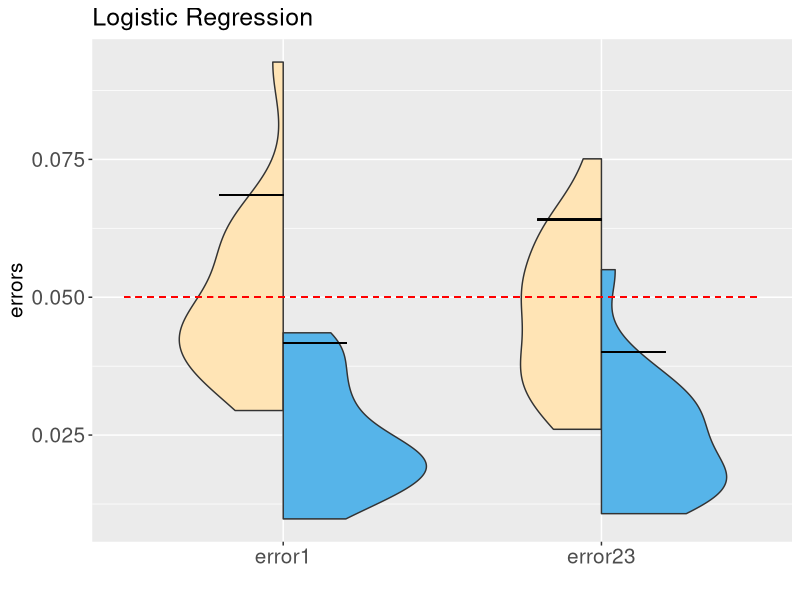
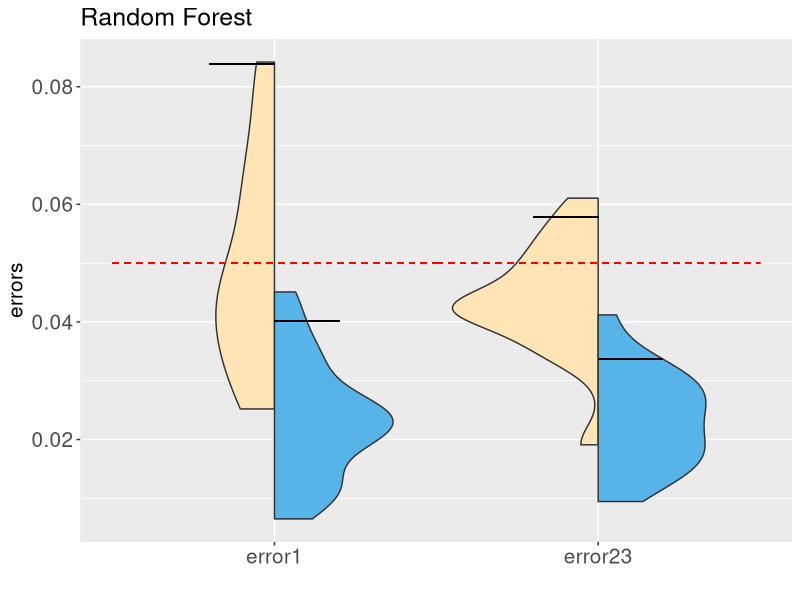
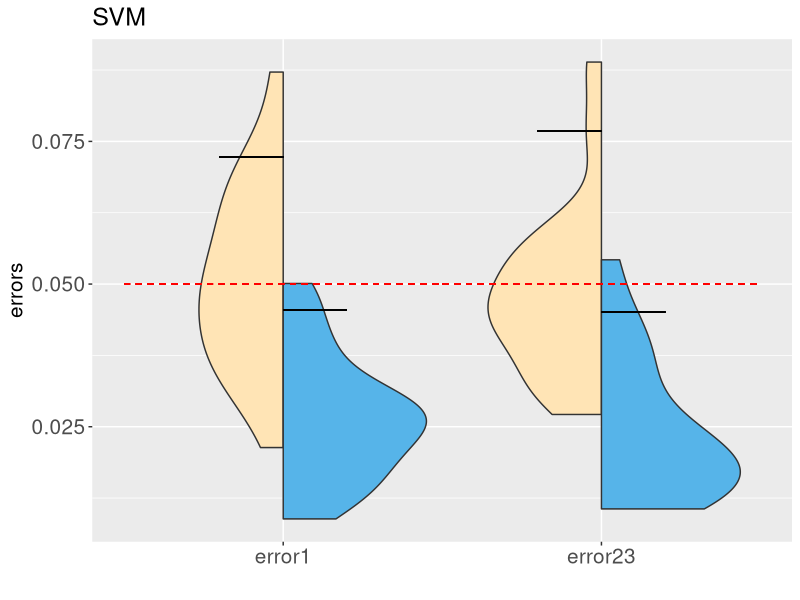
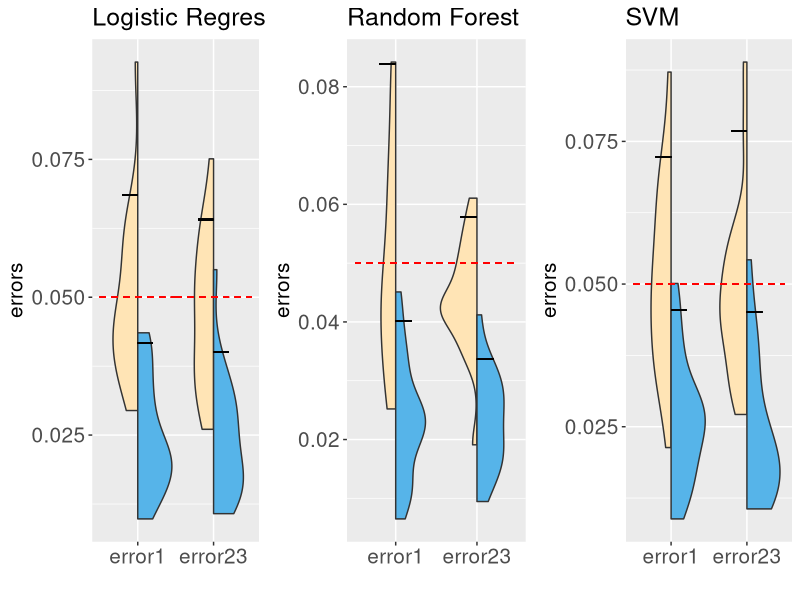

These charts were generated, in order, by the following R code:
####################
#generating SIMPLE EXAMPLE similar to the results in Figure 5
library(nnet)
library(randomForest)
library(e1071)
library(pROC)
library(dplyr) 
library(ggplot2)
library(gridExtra)


##################
#functions for producing half violin plots
GeomSplitViolin <- ggproto("GeomSplitViolin", GeomViolin, 
                           draw_group = function(self, data, ..., draw_quantiles = NULL) {
                             data <- transform(data, xminv = x - violinwidth * (x - xmin), xmaxv = x + violinwidth * (xmax - x))
                             grp <- data[1, "group"]
                             newdata <- plyr::arrange(transform(data, x = if (grp %% 2 == 1) xminv else xmaxv), if (grp %% 2 == 1) y else -y)
                             newdata <- rbind(newdata[1, ], newdata, newdata[nrow(newdata), ], newdata[1, ])
                             newdata[c(1, nrow(newdata) - 1, nrow(newdata)), "x"] <- round(newdata[1, "x"])
                             
                             if (length(draw_quantiles) > 0 & !scales::zero_range(range(data$y))) {
                               stopifnot(all(draw_quantiles >= 0), all(draw_quantiles <=
                                                                         1))
                               quantiles <- ggplot2:::create_quantile_segment_frame(data, draw_quantiles)
                               aesthetics <- data[rep(1, nrow(quantiles)), setdiff(names(data), c("x", "y")), drop = FALSE]
                               aesthetics$alpha <- rep(1, nrow(quantiles))
                               both <- cbind(quantiles, aesthetics)
                               quantile_grob <- GeomPath$draw_panel(both, ...)
                               ggplot2:::ggname("geom_split_violin", grid::grobTree(GeomPolygon$draw_panel(newdata, ...), quantile_grob))
                             }
                             else {
                               ggplot2:::ggname("geom_split_violin", GeomPolygon$draw_panel(newdata, ...))
                             }
                           })

geom_split_violin <- function(mapping = NULL, data = NULL, stat = "ydensity", position = "identity", ..., 
                              draw_quantiles = NULL, trim = TRUE, scale = "area", na.rm = FALSE, 
                              show.legend = NA, inherit.aes = TRUE) {
  layer(data = data, mapping = mapping, stat = stat, geom = GeomSplitViolin, 
        position = position, show.legend = show.legend, inherit.aes = inherit.aes, 
        params = list(trim = trim, scale = scale, draw_quantiles = draw_quantiles, na.rm = na.rm, ...))
}
#######################################

# Classifer with respect to t1 and t2
np_decision <- function(t1,t2, prob){
  n = dim(prob)[1]
  d1 = which(prob[,1] >= t1)
  d2 = which(prob[,2]/prob[,3] >= t2)
  decision = rep(3,n)
  decision[d2] = 2
  decision[d1] = 1
  return(decision)
}

alpha_1 = 0.05
alpha_2 = 0.05
delta_1 = 0.05
delta_2 = 0.05
n1 = 500 # class 1
n2 = 500# class 2
n3 = 500# class 3
n_all = n1 + n2 + n3

pi_1 = n1 /n_all
pi_2 = n2 /n_all
pi_3 = n3 /n_all
n_check = 60000


nc1 = n_check*pi_1

nc2 = n_check*pi_2

nc3 = n_check*pi_3

ns1 = n1*0.5#the size of sample used to train scoring function for class 1
nt1 = n1*0.5 #the size of sample used to choose threshold t1
ns2 = n2*0.45
nt2 = n2*0.5
ne2 = n2*0.05
ns3 = n3*0.45
nt3 = n3*0.5
ne3 = n3*0.05
c = 2
c_n = c/sqrt(nt2)
delta_22 = exp(-2* nt2 * c_n^2)
delta_21 = max(delta_2 - delta_22, 0)


k1_u = qbinom(delta_1, nt1, alpha_1)


error_non = NULL
error_sets = NULL

error_sets_1 = NULL
error_sets_2 = NULL
error_sets_3 = NULL
error_sets_12 = NULL
error_sets_13 = NULL
error_sets_21 = NULL
error_sets_23 = NULL
error_sets_31 = NULL
error_sets_32 = NULL
error_sets_star = NULL
error_sets_e = NULL
error_sets_32_0  = NULL
error_sets_23_0 = NULL
error_sets_star_0 = NULL
error_sets_e_0  = NULL
set.seed(202201)
for(ii in 1:20){
  
  set_1 = data.frame(Y = rep(1,n1), X = rnorm(n1, 0, 1), X2 = rnorm(n1, -3, 1))
  set_2 = data.frame(Y = rep(2,n2), X = rnorm(n2,-1, 1), X2 = rnorm(n2, 1, 1))
  set_3 = data.frame(Y = rep(3,n3), X = rnorm(n3, 1, 1), X2 = rnorm(n3, 0, 1))
  
  
  set_s = rbind(set_1[1:ns1,],set_2[1:ns2,], set_3[1:ns3,] )
  set_t = rbind(set_1[(ns1 + 1) : (ns1 + nt1),],set_2[(ns2 + 1) : (ns2 + nt2),],set_3[(ns3 + 1) : (ns3 + nt3),] )
  
  set_2e = set_2[(ns2 + nt2 + 1) : n2,] 
  set_3e = set_3[(ns3 + nt3 + 1) : n3,] 
  set_e = rbind(set_2e, set_3e)
  
  
  
  set_1c = data.frame(Y = rep(1,nc1), X = rnorm(nc1, 0, 1), X2 = rnorm(nc1, -3, 1))
  set_2c = data.frame(Y = rep(2,nc2), X = rnorm(nc2,-1, 1), X2 = rnorm(nc2, 1, 1))
  set_3c = data.frame(Y = rep(3,nc3), X = rnorm(nc3, 1, 1), X2 = rnorm(nc3, 0, 1))
  set_c = rbind(set_1c,set_2c, set_3c)
  
  
  model_1 <-  multinom(as.factor(Y)~.,data = rbind(set_s,set_2e, set_3e))
  model <-  multinom(as.factor(Y)~.,data = rbind(set_s, set_3[(ns3 + 1) : (ns3 + nt3),]))
  
  
  prob_set = predict(model_1, newdata = set_t, "probs")#
  Y_1 = set_t$Y
  Y_1[which( Y_1 > 1)] = 2
  
  t1_set<- roc(Y_1,  prob_set[,1],levels=c(1, 2), direction=">") %>%
    coords(transpose = FALSE) %>%
    filter(specificity >= 1 -alpha_1)
  t1 = max(t1_set[,1])
  
  index_Y_2 = which( set_t$Y %in% c(2,3))
  prob_2_inter =  prob_set[which( set_t$Y %in% c(2,3)), ]
  prob_2 = prob_2_inter[,2]/ prob_2_inter[,3]
  Y_2 = set_t$Y[which( set_t$Y %in% c(2,3))]
  
  t2_set<- roc(Y_2, prob_2,levels=c(2,3), direction=">") %>%
    coords(transpose = FALSE) %>%
    filter(specificity>= 1- alpha_2)
  t2 = max(t2_set[,1])
  prob_c = predict(model_1, newdata = set_c, "probs") #
  class = np_decision(t1,t2,prob_c)
  error = 1 - sum(class == set_c$Y)/(nc1 + nc2 + nc3)
  i_class = which(set_c$Y == 1)
  error1 = mean(class[i_class]!= 1)
  error12 = mean(class[i_class]== 2)
  error13 = mean(class[i_class]== 3)
  
  i_class = which(set_c$Y == 2)
  error2 = mean(class[i_class]!= 2)
  error21 = mean(class[i_class]== 1)
  error23 = mean(class[i_class]== 3)
  
  
  
  i_class = which(set_c$Y == 3)
  error3 = mean(class[i_class]!= 3)
  
  error31 = mean(class[i_class]== 1)
  error32 = mean(class[i_class]== 2)
  
  error_non = rbind(error_non, c(error, error1,error12,error13,error2,error21,error23, error3,error31,error32))
  
  prob_set = predict(model, newdata = set_t, "probs")
  prob_1 =  prob_set[which( set_t$Y == 1), ]
  prob_2 =  prob_set[which( set_t$Y == 2), ]
  prob_e = predict(model, newdata = set_e, "probs")
  prob_c = predict(model, newdata = set_c, "probs")
  set_T_1 = sort(prob_1[,1])
  k2_l = qbinom(delta_2, nt2, alpha_2)
  t2_l = sort(prob_2[,2]/prob_2[,3])[k2_l]
  error_set = NULL
  error_set_1 = NULL
  error_set_2 = NULL
  error_set_3 = NULL
  error_set_12 = NULL
  error_set_13 = NULL
  error_set_21 = NULL
  error_set_23 = NULL
  error_set_31 = NULL
  error_set_32 = NULL
  error_set_star = NULL
  error_set_e  = NULL
  for (k1 in 1:k1_u){
    t1 = set_T_1[k1]
    set_T_2 = prob_2[which(prob_2[,1] < t1),2]/prob_2[which(prob_2[,1] < t1),3]
    nt22 = length(set_T_2)
    p_hat =nt22 /nt2 
    p_2 = p_hat + c_n
    alpha_21 = alpha_2/p_2
    if(alpha_21 <= 1) {k2 = qbinom(delta_21, nt22, alpha_21)}else{k2 = 0}
    t2 = sort(set_T_2)[k2]
    if(k2 == 0){t2 = t2_l}
    
    
    class = np_decision(t1,t2,prob_e)
    i_class = which(set_e$Y == 2)
    error2e = mean(class[i_class]== 1)
    i_class = which(set_e$Y == 3)
    error3e = mean(class[i_class]!= 3 )
    error_e = pi_2*error2e + pi_3*error3e
    error_set_e = c(error_set_e,error_e)
    
    class = np_decision(t1,t2,prob_c)
    error = 1 - sum(class == set_c$Y)/(nc1 + nc2 + nc3)
    error_set = c(error_set,error)
    i_class = which(set_c$Y == 1)
    error = mean(class[i_class]!= 1)
    error_set_1 = c(error_set_1,error)
    error = mean(class[i_class]== 2)
    error_set_12 = c(error_set_12,error)
    error = mean(class[i_class]== 3)
    error_set_13 = c(error_set_13,error)
    
    i_class = which(set_c$Y == 2)
    error = mean(class[i_class]!= 2)
    error_set_2 = c(error_set_2,error)
    error = mean(class[i_class]== 1)
    error_set_21 = c(error_set_21,error)
    error = mean(class[i_class]== 3)
    error_set_23 = c(error_set_23,error)
    
    
    i_class = which(set_c$Y == 3)
    error = mean(class[i_class]!= 3)
    error_set_3 = c(error_set_3,error)
    error = mean(class[i_class]== 1)
    error_set_31 = c(error_set_31,error)
    error = mean(class[i_class]== 2)
    error_set_32 = c(error_set_32,error)
    
    n_class =c( which(set_c$Y == 1), which(set_c$Y == 2 & class == 3))
    
    error = sum(class[-n_class]!= set_c$Y[-n_class])/(nc1 + nc2 + nc3)
    error_set_star = c(error_set_star,error)
  }
  error_sets = rbind(error_sets,error_set)
  error_sets_1 = rbind(error_sets_1,error_set_1)
  error_sets_12 = rbind(error_sets_12,error_set_12)
  error_sets_13= rbind(error_sets_13,error_set_13)
  error_sets_2 = rbind(error_sets_2,error_set_2)
  error_sets_21 = rbind(error_sets_21,error_set_21)
  error_sets_23 = rbind(error_sets_23,error_set_23)
  error_sets_3 = rbind(error_sets_3,error_set_3)
  error_sets_31 = rbind(error_sets_31,error_set_31)
  error_sets_32 = rbind(error_sets_32,error_set_32)
  error_sets_star = rbind(error_sets_star,error_set_star)
  error_sets_e = rbind(error_sets_e,error_set_e)
  
}



error_1_es = NULL
error_23_es = NULL
error_32_es = NULL
for(i in 1:20){
  min_k = max( which(error_sets_e[i,] == min(error_sets_e[i,])))
  error_1_es = c(error_1_es,error_sets_1[i, min_k ])    
  error_23_es = c(error_23_es,error_sets_23[i, min_k ]) 
  error_32_es = c(error_32_es,error_sets_32[i, min_k ])    
  
}


quant11 =  quantile(error_1_es ,probs = 0.95)
quant21 =  quantile(error_23_es,probs = 0.95)

quant31 =  quantile(error_non[,2],probs = 0.95)
quant41 =  quantile(error_non[,7],probs = 0.95)



plot_error= c(error_1_es,error_23_es,error_non[,2],error_non[,7])
errornames = rep(c("error1","error23"),each = dim(error_non)[1])
errornames = rep(errornames,2)
method = rep(c("H-NP","ROC"),each = length(plot_error)/2)
plot_data = data.frame(errors =  plot_error , type =  errornames,method = method)



color_value = c("moccasin", "#56B4E9")

plot_data$method = factor(plot_data$method, level = c("ROC","H-NP"))


p4_1 <-ggplot(data = plot_data, aes( type , errors, fill = method)) + geom_split_violin(trim = TRUE)   +
  labs(title = "Logistic Regression", x = "")+
  scale_colour_manual(values = color_value) +  scale_fill_manual(values = color_value)  +
  geom_segment(aes(x = 0.5, y = 0.05, xend = 1.5, yend = 0.05),linetype="dashed",col = c("red"))+
  geom_segment(aes(x = 1.5, y = 0.05, xend = 2.5, yend = 0.05),linetype="dashed",col = c("red")) +
  geom_segment(aes(x = 1, y = quant11, xend = 1.2, yend = quant11)) +
  geom_segment(aes(x = 2, y = quant21, xend = 2.2, yend = quant21))+
  geom_segment(aes(x = 1, y = quant31, xend = 0.8, yend = quant31)) +
  geom_segment(aes(x = 2, y = quant41, xend = 1.8, yend = quant41))+
  theme(text = element_text(size = 15),
        axis.title.x = element_text(size = 15),
        axis.text.x = element_text(size = 15),
        axis.text.y = element_text(size = 15),
        axis.title.y = element_text(size = 15)) + theme(legend.position="none")

p4_1
###################################


error_non = NULL
error_sets = NULL

error_sets_1 = NULL
error_sets_2 = NULL
error_sets_3 = NULL
error_sets_12 = NULL
error_sets_13 = NULL
error_sets_21 = NULL
error_sets_23 = NULL
error_sets_31 = NULL
error_sets_32 = NULL
error_sets_star = NULL
error_sets_e = NULL

set.seed(202201)


for(ii in 1:20){
  
  set_1 = data.frame(Y = rep(1,n1), X = rnorm(n1, 0, 1), X2 = rnorm(n1, -3, 1))
  set_2 = data.frame(Y = rep(2,n2), X = rnorm(n2,-1, 1), X2 = rnorm(n2, 1, 1))
  set_3 = data.frame(Y = rep(3,n3), X = rnorm(n3, 1, 1), X2 = rnorm(n3, 0, 1))
  
  
  set_s = rbind(set_1[1:ns1,],set_2[1:ns2,], set_3[1:ns3,] )
  set_t = rbind(set_1[(ns1 + 1) : (ns1 + nt1),],set_2[(ns2 + 1) : (ns2 + nt2),],set_3[(ns3 + 1) : (ns3 + nt3),] )
  
  set_2e = set_2[(ns2 + nt2 + 1) : n2,] 
  set_3e = set_3[(ns3 + nt3 + 1) : n3,] 
  set_e = rbind(set_2e, set_3e)
  
  
  
  set_1c = data.frame(Y = rep(1,nc1), X = rnorm(nc1, 0, 1), X2 = rnorm(nc1, -3, 1))
  set_2c = data.frame(Y = rep(2,nc2), X = rnorm(nc2,-1, 1), X2 = rnorm(nc2, 1, 1))
  set_3c = data.frame(Y = rep(3,nc3), X = rnorm(nc3, 1, 1), X2 = rnorm(nc3, 0, 1))
  set_c = rbind(set_1c,set_2c, set_3c)
  
  model_1 <-  randomForest(as.factor(Y)~., data=rbind(set_s,set_2e, set_3e) , proximity=TRUE)
  model <-  randomForest(as.factor(Y)~., data=rbind(set_s, set_3[(ns3 + 1) : (ns3 + nt3),]) , proximity=TRUE)
  
  
  
  
  prob_set = predict(model_1, newdata = set_t, "prob")
  prob_set[which(prob_set == 0,arr.ind = TRUE)] = 1e-10
  Y_1 = set_t$Y
  Y_1[which( Y_1 > 1)] = 2
  
  t1_set<- roc(Y_1,  prob_set[,1],levels=c(1, 2), direction=">") %>%
    coords(transpose = FALSE) %>%
    filter(specificity >= 1 -alpha_1)
  t1 = max(t1_set[,1])
  
  index_Y_2 = which( set_t$Y %in% c(2,3))
  prob_2_inter =  prob_set[which( set_t$Y %in% c(2,3)), ]
  prob_2 = prob_2_inter[,2]/ prob_2_inter[,3]
  Y_2 = set_t$Y[which( set_t$Y %in% c(2,3))]
  
  t2_set<- roc(Y_2, prob_2,levels=c(2,3), direction=">") %>%
    coords(transpose = FALSE) %>%
    filter(specificity>= 1- alpha_2)
  t2 = max(t2_set[,1])
  prob_c = predict(model_1, newdata = set_c, "prob")
  class = np_decision(t1,t2,prob_c)
  error = 1 - sum(class == set_c$Y)/(nc1 + nc2 + nc3)
  i_class = which(set_c$Y == 1)
  error1 = mean(class[i_class]!= 1)
  error12 = mean(class[i_class]== 2)
  error13 = mean(class[i_class]== 3)
  
  i_class = which(set_c$Y == 2)
  error2 = mean(class[i_class]!= 2)
  error21 = mean(class[i_class]== 1)
  error23 = mean(class[i_class]== 3)
  
  
  
  i_class = which(set_c$Y == 3)
  error3 = mean(class[i_class]!= 3)
  
  error31 = mean(class[i_class]== 1)
  error32 = mean(class[i_class]== 2)
  
  error_non = rbind(error_non, c(error, error1,error12,error13,error2,error21,error23, error3,error31,error32))
  
  prob_set = predict(model, newdata = set_t, "prob")
  prob_1 =  prob_set[which( set_t$Y == 1), ]
  prob_2 =  prob_set[which( set_t$Y == 2), ]
  prob_e = predict(model, newdata = set_e, "prob")
  prob_c = predict(model, newdata = set_c, "prob")
  set_T_1 = sort(prob_1[,1])
  k2_l = qbinom(delta_2, nt2, alpha_2)
  t2_l = sort(prob_2[,2]/prob_2[,3])[k2_l]
  error_set = NULL
  error_set_1 = NULL
  error_set_2 = NULL
  error_set_3 = NULL
  error_set_12 = NULL
  error_set_13 = NULL
  error_set_21 = NULL
  error_set_23 = NULL
  error_set_31 = NULL
  error_set_32 = NULL
  error_set_star = NULL
  error_set_e  = NULL
  for (k1 in 1:k1_u){
    t1 = set_T_1[k1]
    set_T_2 = prob_2[which(prob_2[,1] < t1),2]/prob_2[which(prob_2[,1] < t1),3]
    nt22 = length(set_T_2)
    p_hat =nt22 /nt2 
    p_2 = p_hat + c_n
    alpha_21 = alpha_2/p_2
    if(alpha_21 <= 1) {k2 = qbinom(delta_21, nt22, alpha_21)}else{k2 = 0}
    t2 = sort(set_T_2)[k2]
    if(k2 == 0){t2 = t2_l}
    
    
    class = np_decision(t1,t2,prob_e)
    i_class = which(set_e$Y == 2)
    error2e = mean(class[i_class]== 1)
    i_class = which(set_e$Y == 3)
    error3e = mean(class[i_class]!= 3 )
    error_e = pi_2*error2e + pi_3*error3e
    error_set_e = c(error_set_e,error_e)
    
    class = np_decision(t1,t2,prob_c)
    error = 1 - sum(class == set_c$Y)/(nc1 + nc2 + nc3)
    error_set = c(error_set,error)
    i_class = which(set_c$Y == 1)
    error = mean(class[i_class]!= 1)
    error_set_1 = c(error_set_1,error)
    error = mean(class[i_class]== 2)
    error_set_12 = c(error_set_12,error)
    error = mean(class[i_class]== 3)
    error_set_13 = c(error_set_13,error)
    
    i_class = which(set_c$Y == 2)
    error = mean(class[i_class]!= 2)
    error_set_2 = c(error_set_2,error)
    error = mean(class[i_class]== 1)
    error_set_21 = c(error_set_21,error)
    error = mean(class[i_class]== 3)
    error_set_23 = c(error_set_23,error)
    
    
    i_class = which(set_c$Y == 3)
    error = mean(class[i_class]!= 3)
    error_set_3 = c(error_set_3,error)
    error = mean(class[i_class]== 1)
    error_set_31 = c(error_set_31,error)
    error = mean(class[i_class]== 2)
    error_set_32 = c(error_set_32,error)
    
    n_class =c( which(set_c$Y == 1), which(set_c$Y == 2 & class == 3))
    
    error = sum(class[-n_class]!= set_c$Y[-n_class])/(nc1 + nc2 + nc3)
    error_set_star = c(error_set_star,error)
  }
  error_sets = rbind(error_sets,error_set)
  error_sets_1 = rbind(error_sets_1,error_set_1)
  error_sets_12 = rbind(error_sets_12,error_set_12)
  error_sets_13= rbind(error_sets_13,error_set_13)
  error_sets_2 = rbind(error_sets_2,error_set_2)
  error_sets_21 = rbind(error_sets_21,error_set_21)
  error_sets_23 = rbind(error_sets_23,error_set_23)
  error_sets_3 = rbind(error_sets_3,error_set_3)
  error_sets_31 = rbind(error_sets_31,error_set_31)
  error_sets_32 = rbind(error_sets_32,error_set_32)
  error_sets_star = rbind(error_sets_star,error_set_star)
  error_sets_e = rbind(error_sets_e,error_set_e)
  
}



error_1_es = NULL
error_23_es = NULL
error_32_es = NULL
for(i in 1:20){
  min_k = max( which(error_sets_e[i,] == min(error_sets_e[i,])))
  error_1_es = c(error_1_es,error_sets_1[i, min_k ])    
  error_23_es = c(error_23_es,error_sets_23[i, min_k ]) 
  error_32_es = c(error_32_es,error_sets_32[i, min_k ]) 
  
  
}


quant12 =  quantile(error_1_es ,probs = 0.95)
quant22 =  quantile(error_23_es,probs = 0.95)

quant32 =  quantile(error_non[,2],probs = 0.95)
quant42 =  quantile(error_non[,7],probs = 0.95)



plot_error= c(error_1_es,error_23_es,error_non[,2],error_non[,7])
errornames = rep(c("error1","error23"),each = dim(error_non)[1])
errornames = rep(errornames,2)
method = rep(c("NP","ROC"),each = length(plot_error)/2)
plot_data = data.frame(errors =  plot_error , type =  errornames,method = method)

color_value = c("moccasin", "#56B4E9")

plot_data$method = factor(plot_data$method, level = c("ROC","NP"))


p4_2 <-ggplot(data = plot_data, aes( type , errors, fill = method)) + geom_split_violin(trim = TRUE)   +
  labs(title = "Random Forest", x = "")+
  scale_colour_manual(values = color_value) +  scale_fill_manual(values = color_value)  +
  geom_segment(aes(x = 0.5, y = 0.05, xend = 1.5, yend = 0.05),linetype="dashed",col = c("red"))+
  geom_segment(aes(x = 1.5, y = 0.05, xend = 2.5, yend = 0.05),linetype="dashed",col = c("red")) +
  geom_segment(aes(x = 1, y = quant12, xend = 1.2, yend = quant12)) +
  geom_segment(aes(x = 2, y = quant22, xend = 2.2, yend = quant22))+
  geom_segment(aes(x = 1, y = quant32, xend = 0.8, yend = quant32)) +
  geom_segment(aes(x = 2, y = quant42, xend = 1.8, yend = quant42))+
  theme(text = element_text(size = 15),
        axis.title.x = element_text(size = 15),
        axis.text.x = element_text(size = 15),
        axis.text.y = element_text(size = 15),
        axis.title.y = element_text(size = 15)) + theme(legend.position="none")

p4_2
#

###################################





error_non = NULL
error_sets = NULL

error_sets_1 = NULL
error_sets_2 = NULL
error_sets_3 = NULL
error_sets_12 = NULL
error_sets_13 = NULL
error_sets_21 = NULL
error_sets_23 = NULL
error_sets_31 = NULL
error_sets_32 = NULL
error_sets_star = NULL
error_sets_e = NULL
error_sets_32_0  = NULL
error_sets_23_0 = NULL
error_sets_star_0 = NULL
error_sets_e_0  = NULL
set.seed(202201)

for(ii in 1:20){
  
  set_1 = data.frame(Y = rep(1,n1), X = rnorm(n1, 0, 1), X2 = rnorm(n1, -3, 1))
  set_2 = data.frame(Y = rep(2,n2), X = rnorm(n2,-1, 1), X2 = rnorm(n2, 1, 1))
  set_3 = data.frame(Y = rep(3,n3), X = rnorm(n3, 1, 1), X2 = rnorm(n3, 0, 1))
  
  
  set_s = rbind(set_1[1:ns1,],set_2[1:ns2,], set_3[1:ns3,] )
  set_t = rbind(set_1[(ns1 + 1) : (ns1 + nt1),],set_2[(ns2 + 1) : (ns2 + nt2),],set_3[(ns3 + 1) : (ns3 + nt3),] )
  
  set_2e = set_2[(ns2 + nt2 + 1) : n2,] 
  set_3e = set_3[(ns3 + nt3 + 1) : n3,] 
  set_e = rbind(set_2e, set_3e)
  
  
  
  set_1c = data.frame(Y = rep(1,nc1), X = rnorm(nc1, 0, 1), X2 = rnorm(nc1, -3, 1))
  set_2c = data.frame(Y = rep(2,nc2), X = rnorm(nc2,-1, 1), X2 = rnorm(nc2, 1, 1))
  set_3c = data.frame(Y = rep(3,nc3), X = rnorm(nc3, 1, 1), X2 = rnorm(nc3, 0, 1))
  set_c = rbind(set_1c,set_2c, set_3c)
  
  model_1 <-   svm(as.factor(Y)~., data=rbind(set_s,set_2e, set_3e), kernel =
                     "linear", probability = TRUE)
  model <-   svm(as.factor(Y)~., data=rbind(set_s, set_3[(ns3 + 1) : (ns3 + nt3),]), kernel =
                   "linear", probability = TRUE)
  
  
  
  prob_set = attr(predict(  model_1, newdata = set_t, probability = TRUE),"probabilities")
  Y_1 = set_t$Y
  Y_1[which( Y_1 > 1)] = 2
  
  t1_set<- roc(Y_1,  prob_set[,1],levels=c(1, 2), direction=">") %>%
    coords(transpose = FALSE) %>%
    filter(specificity >= 1 -alpha_1)
  t1 = max(t1_set[,1])
  
  index_Y_2 = which( set_t$Y %in% c(2,3))
  prob_2_inter =  prob_set[which( set_t$Y %in% c(2,3)), ]
  prob_2 = prob_2_inter[,2]/ prob_2_inter[,3]
  Y_2 = set_t$Y[which( set_t$Y %in% c(2,3))]
  
  t2_set<- roc(Y_2, prob_2,levels=c(2,3), direction=">") %>%
    coords(transpose = FALSE) %>%
    filter(specificity>= 1- alpha_2)
  t2 = max(t2_set[,1])
  prob_c = attr(predict(  model_1, newdata = set_c, probability = TRUE),"probabilities")
  class = np_decision(t1,t2,prob_c)
  error = 1 - sum(class == set_c$Y)/(nc1 + nc2 + nc3)
  i_class = which(set_c$Y == 1)
  error1 = mean(class[i_class]!= 1)
  error12 = mean(class[i_class]== 2)
  error13 = mean(class[i_class]== 3)
  
  i_class = which(set_c$Y == 2)
  error2 = mean(class[i_class]!= 2)
  error21 = mean(class[i_class]== 1)
  error23 = mean(class[i_class]== 3)
  
  
  
  i_class = which(set_c$Y == 3)
  error3 = mean(class[i_class]!= 3)
  
  error31 = mean(class[i_class]== 1)
  error32 = mean(class[i_class]== 2)
  
  error_non = rbind(error_non, c(error, error1,error12,error13,error2,error21,error23, error3,error31,error32))
  
  prob_set = attr(predict(  model, newdata = set_t, probability = TRUE),"probabilities")
  prob_1 =  prob_set[which( set_t$Y == 1), ]
  prob_2 =  prob_set[which( set_t$Y == 2), ]
  prob_e = attr(predict(  model, newdata = set_e, probability = TRUE),"probabilities")
  prob_c = attr(predict(  model, newdata = set_c, probability = TRUE),"probabilities")
  set_T_1 = sort(prob_1[,1])
  k2_l = qbinom(delta_2, nt2, alpha_2)
  t2_l = sort(prob_2[,2]/prob_2[,3])[k2_l]
  error_set = NULL
  error_set_1 = NULL
  error_set_2 = NULL
  error_set_3 = NULL
  error_set_12 = NULL
  error_set_13 = NULL
  error_set_21 = NULL
  error_set_23 = NULL
  error_set_31 = NULL
  error_set_32 = NULL
  error_set_star = NULL
  error_set_e  = NULL
  for (k1 in 1:k1_u){
    t1 = set_T_1[k1]
    set_T_2 = prob_2[which(prob_2[,1] < t1),2]/prob_2[which(prob_2[,1] < t1),3]
    nt22 = length(set_T_2)
    p_hat =nt22 /nt2 
    p_2 = p_hat + c_n
    alpha_21 = alpha_2/p_2
    if(alpha_21 <= 1) {k2 = qbinom(delta_21, nt22, alpha_21)}else{k2 = 0}
    t2 = sort(set_T_2)[k2]
    if(k2 == 0){t2 = t2_l}
    
    
    class = np_decision(t1,t2,prob_e)
    i_class = which(set_e$Y == 2)
    error2e = mean(class[i_class]== 1)
    i_class = which(set_e$Y == 3)
    error3e = mean(class[i_class]!= 3 )
    error_e = pi_2*error2e + pi_3*error3e
    error_set_e = c(error_set_e,error_e)
    
    class = np_decision(t1,t2,prob_c)
    error = 1 - sum(class == set_c$Y)/(nc1 + nc2 + nc3)
    error_set = c(error_set,error)
    i_class = which(set_c$Y == 1)
    error = mean(class[i_class]!= 1)
    error_set_1 = c(error_set_1,error)
    error = mean(class[i_class]== 2)
    error_set_12 = c(error_set_12,error)
    error = mean(class[i_class]== 3)
    error_set_13 = c(error_set_13,error)
    
    i_class = which(set_c$Y == 2)
    error = mean(class[i_class]!= 2)
    error_set_2 = c(error_set_2,error)
    error = mean(class[i_class]== 1)
    error_set_21 = c(error_set_21,error)
    error = mean(class[i_class]== 3)
    error_set_23 = c(error_set_23,error)
    
    
    i_class = which(set_c$Y == 3)
    error = mean(class[i_class]!= 3)
    error_set_3 = c(error_set_3,error)
    error = mean(class[i_class]== 1)
    error_set_31 = c(error_set_31,error)
    error = mean(class[i_class]== 2)
    error_set_32 = c(error_set_32,error)
    
    n_class =c( which(set_c$Y == 1), which(set_c$Y == 2 & class == 3))
    
    error = sum(class[-n_class]!= set_c$Y[-n_class])/(nc1 + nc2 + nc3)
    error_set_star = c(error_set_star,error)
  }
  error_sets = rbind(error_sets,error_set)
  error_sets_1 = rbind(error_sets_1,error_set_1)
  error_sets_12 = rbind(error_sets_12,error_set_12)
  error_sets_13= rbind(error_sets_13,error_set_13)
  error_sets_2 = rbind(error_sets_2,error_set_2)
  error_sets_21 = rbind(error_sets_21,error_set_21)
  error_sets_23 = rbind(error_sets_23,error_set_23)
  error_sets_3 = rbind(error_sets_3,error_set_3)
  error_sets_31 = rbind(error_sets_31,error_set_31)
  error_sets_32 = rbind(error_sets_32,error_set_32)
  error_sets_star = rbind(error_sets_star,error_set_star)
  error_sets_e = rbind(error_sets_e,error_set_e)
  
}



error_1_es = NULL
error_23_es = NULL
error_32_es = NULL
for(i in 1:20){
  min_k = max( which(error_sets_e[i,] == min(error_sets_e[i,])))
  error_1_es = c(error_1_es,error_sets_1[i, min_k ])    
  error_23_es = c(error_23_es,error_sets_23[i, min_k ]) 
  error_32_es = c(error_32_es,error_sets_32[i, min_k ]) 
  
  
}


quant13 =  quantile(error_1_es ,probs = 0.95)
quant23 =  quantile(error_23_es,probs = 0.95)

quant33 =  quantile(error_non[,2],probs = 0.95)
quant43 =  quantile(error_non[,7],probs = 0.95)



plot_error= c(error_1_es,error_23_es,error_non[,2],error_non[,7])
errornames = rep(c("error1","error23"),each = dim(error_non)[1])
errornames = rep(errornames,2)
method = rep(c("NP","ROC"),each = length(plot_error)/2)
plot_data = data.frame(errors =  plot_error , type =  errornames,method = method)



color_value = c("moccasin", "#56B4E9")

plot_data$method = factor(plot_data$method, level = c("ROC","NP"))


p4_3 <-ggplot(data = plot_data, aes( type , errors, fill = method)) + geom_split_violin(trim = TRUE)   +
  labs(title = "SVM", x = "")+
  scale_colour_manual(values = color_value) +  scale_fill_manual(values = color_value)  +
  geom_segment(aes(x = 0.5, y = 0.05, xend = 1.5, yend = 0.05),linetype="dashed",col = c("red"))+
  geom_segment(aes(x = 1.5, y = 0.05, xend = 2.5, yend = 0.05),linetype="dashed",col = c("red")) +
  geom_segment(aes(x = 1, y = quant13, xend = 1.2, yend = quant13)) +
  geom_segment(aes(x = 2, y = quant23, xend = 2.2, yend = quant23))+
  geom_segment(aes(x = 1, y = quant33, xend = 0.8, yend = quant33)) +
  geom_segment(aes(x = 2, y = quant43, xend = 1.8, yend = quant43))+
  theme(text = element_text(size = 15),
        axis.title.x = element_text(size = 15),
        axis.text.x = element_text(size = 15),
        axis.text.y = element_text(size = 15),
        axis.title.y = element_text(size = 15)) + theme(legend.position="none")

p4_3



############################
# SIMPLE EXAMPLE half violin plots similar to that in Figure 5
grid.arrange(p4_1,p4_2,p4_3,ncol = 3)






